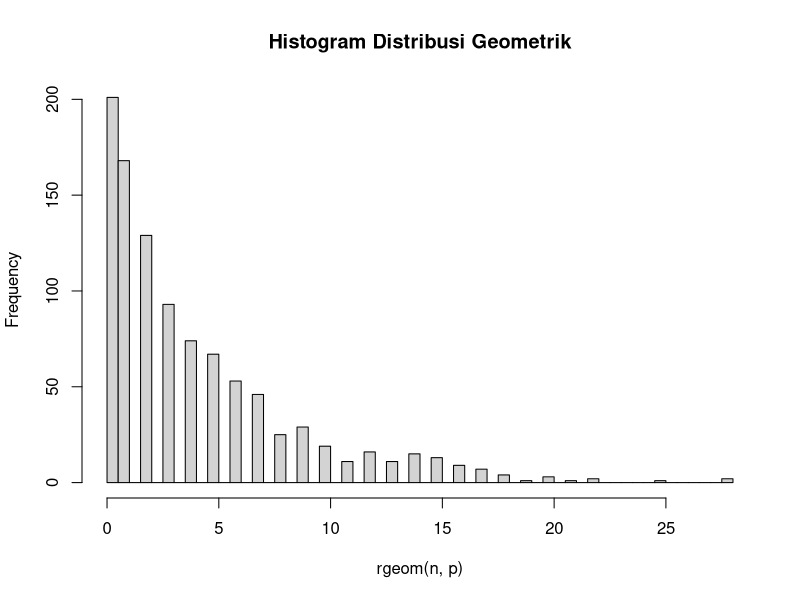

This figure's R source:
# Nama : Benedictus Bimo C W
# NRP : 5025201097
# Kelas : Probstat F

#1  A
x <- 3
p <- 0.2

dGeom <- dgeom(x, p)
dGeom

#1  B
n <- 1000
rataRata <- mean(rgeom(n, p) == 3)
rataRata

#1  C


#1  D
hist(rgeom(n, p), breaks = 70, main = "Histogram Distribusi Geometrik")

#1  E
